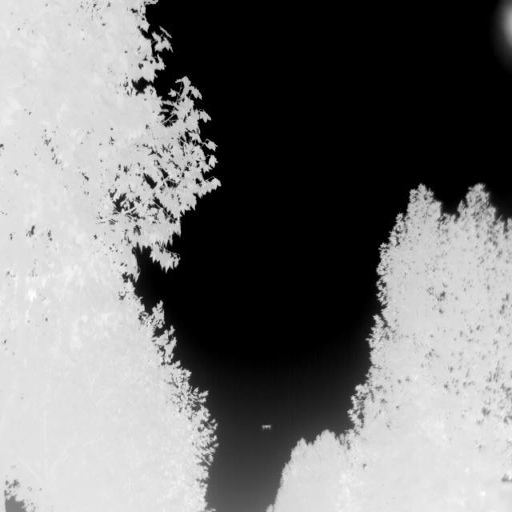
#> input picture sample_img/XDU0.png, 512 x 512 px, found by its file name; its folder holds only this picture in this run
$ python main.py
#> lines starting #> are read from the running program, lines starting #| are printed output that depends on the picture; after the words box and inside, x2 and y2 are one past the last pixel; in counts of white or black regions, pixels touching at a corner belong together; long printed decimals are rounded
### data_loader/loader.py
import os
import cv2

def load_images(folder):
#> called with folder = 'D:/IR_Folder/sample_img'
    files = []

    if not os.path.exists(folder):
        raise ValueError(f"Folder not found: {folder}")

    # SORTED for consistency
    for f in sorted(os.listdir(folder)):

        # skip hidden/system files
        if f.startswith('.'):
            continue

        if f.lower().endswith(('.png', '.jpg', '.bmp')):

            path = os.path.join(folder, f)
            img = cv2.imread(path)
#> img is the input picture: shape (512, 512, 3); min 0, max 255, mean 119.2

            if img is None:
                print(f"[WARNING] Could not read: {f}")
                continue

            files.append((f, img))

    print(f"[INFO] Loaded {len(files)} valid images from {folder}")
#| [INFO] Loaded 1 valid images from D:/IR_Folder/sample_img
    return files

### src/detection.py
import cv2
import numpy as np


# DENSITY
def compute_density(gray):
    kernel = np.ones((5, 5), np.float32)
    density = cv2.filter2D(gray.astype(np.float32), -1, kernel)
    return density


# PEAK DETECTION
def find_density_peaks(density):
    norm = cv2.normalize(density, None, 0, 255, cv2.NORM_MINMAX).astype(np.uint8)

    # adaptive-ish threshold (better than fixed 230)
    thresh_val = np.percentile(norm, 99)  # top 1% values
    _, peaks = cv2.threshold(norm, thresh_val, 255, cv2.THRESH_BINARY)

    return peaks


# REGION GROWING
def region_growing(gray, peaks):
    mask = np.zeros_like(gray, dtype=np.uint8)

    ys, xs = np.where(peaks == 255)

    for (y, x) in zip(ys[:50], xs[:50]):

        seed_val = int(gray[y, x])
        threshold = max(seed_val - 15, 0)

        stack = [(y, x)]
        visited = set()

        while stack:
            cy, cx = stack.pop()

            if (cy, cx) in visited:
                continue
            visited.add((cy, cx))

            if len(visited) > 150:   # slightly larger region
                break

            if cy < 0 or cx < 0 or cy >= gray.shape[0] or cx >= gray.shape[1]:
                continue

            if gray[cy, cx] >= threshold:
                mask[cy, cx] = 255

                stack.extend([
                    (cy+1, cx), (cy-1, cx),
                    (cy, cx+1), (cy, cx-1)
                ])

    return mask


#  MAIN DETECTION PIPELINE
def detect_targets(img):

    # STEP 1: grayscale
    gray = cv2.cvtColor(img, cv2.COLOR_BGR2GRAY)

    # STEP 2: TopHat (IMPORTANT ADD)
    kernel = cv2.getStructuringElement(cv2.MORPH_RECT, (9, 9))
    tophat = cv2.morphologyEx(gray, cv2.MORPH_TOPHAT, kernel)

    norm = cv2.normalize(tophat, None, 0, 255, cv2.NORM_MINMAX).astype(np.uint8)
    _, mask = cv2.threshold(norm, 100, 255, cv2.THRESH_BINARY)

    # STEP 3: density + peaks
    density = compute_density(gray)
    peaks = find_density_peaks(density)

    # STEP 4: region growing
    rg_mask = region_growing(gray, peaks)

    # STEP 5: combine
    final_mask = cv2.bitwise_or(mask, rg_mask)

    return final_mask, mask, peaks, rg_mask

### metrics/metrics.py
import numpy as np

def compute_metrics(pred_mask, gt_mask):
    # Convert to boolean
    pred = pred_mask > 0
    gt = gt_mask > 0

    # Confusion components
    TP = np.sum(pred & gt)
    FP = np.sum(pred & (~gt))
    FN = np.sum((~pred) & gt)

    # Metrics
    PD = TP / (TP + FN + 1e-6)   # Probability of Detection
    FA = FP / (pred.size + 1e-6) # False Alarm Rate (normalized)

    return PD, FA

### src/main.py
import sys
import os

sys.path.append(os.path.abspath(os.path.join(os.path.dirname(__file__), "..")))

import cv2

from detection import detect_targets
from data_loader.loader import load_images
from metrics.metrics import compute_metrics

# PATHS
folder = "D:/IR_Folder/sample_img"
label_folder = r"D:/IRSTD-1k/IRSTD-1k/IRSTD1k_Label"
output_folder = "results/outputs"
results_folder = "results"

# CREATE OUTPUT DIRS
os.makedirs(output_folder, exist_ok=True)
os.makedirs(results_folder, exist_ok=True)

# LOAD IMAGES
files = load_images(folder)
#> files = 1 item
print("Total images:", len(files))
#| Total images: 1

total_PD = []
total_FA = []
results_log = []

for image_name, img in files:
    try:
        print(f"\nProcessing: {image_name}")
#| Processing: XDU0.png

        # DETECTION
        final_mask, mask, peaks, rg_mask = detect_targets(img)
#> in detect_targets, `tophat = cv2.morphologyEx(gray, cv2.MORPH_TOPHAT, kernel)`:
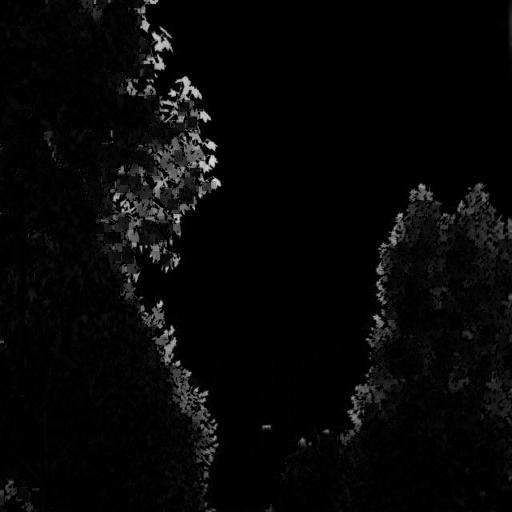
#> tophat: shape (512, 512); min 0, max 226, mean 6.9
#> in detect_targets, `_, mask = cv2.threshold(norm, 100, 255, cv2.THRESH_BINARY)`:
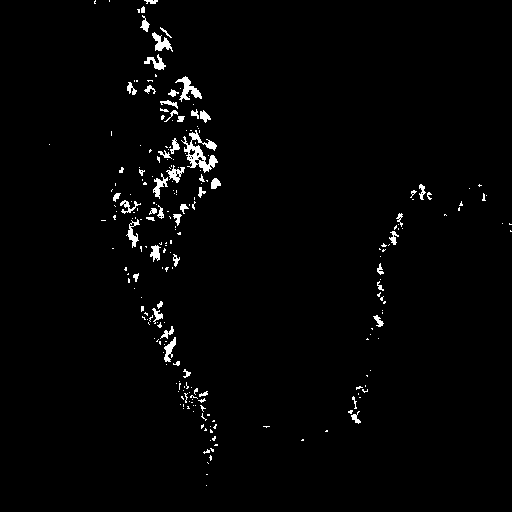
#> mask: shape (512, 512); 1.8% white; 238 white regions (184 under 20 px), largest, box (x1, y1, x2, y2) and area: (181, 130, 218, 173) 591, (175, 76, 202, 102) 256, (152, 32, 173, 52) 189
#> in compute_density, `density = cv2.filter2D(gray.astype(np.float32), -1, kernel)`:
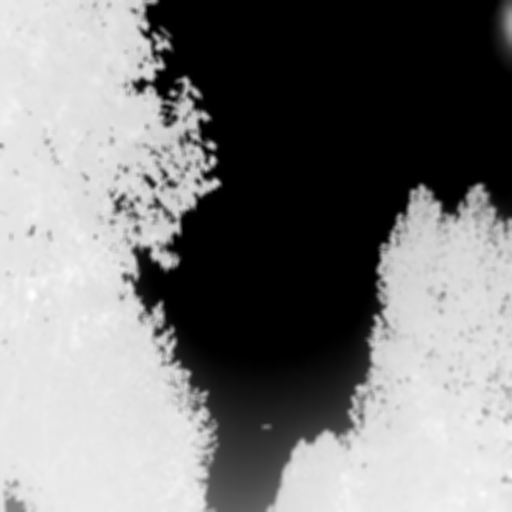
#> density: shape (512, 512) float32; min 0, max 6227, mean 2980.8; drawn with min black and max white
#> in find_density_peaks, `thresh_val = np.percentile(norm, 99)`: thresh_val = 237
#> in find_density_peaks, `_, peaks = cv2.threshold(norm, thresh_val, 255, cv2.THRESH_BINARY)`:
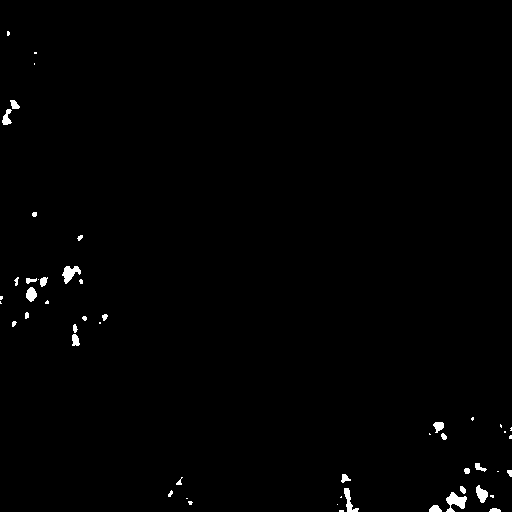
#> peaks: shape (512, 512); 0.74% white; 51 white regions (23 under 20 px), largest, box (x1, y1, x2, y2) and area: (446, 492, 467, 512) 230, (62, 266, 81, 284) 183, (344, 488, 359, 512) 144
#> in region_growing, `ys, xs = np.where(peaks == 255)`: ys = 1944 values from 31 to 511; xs = 1944 values, max 511 at index 966, min 0 at index 621, mean 250.3
#> the loop in region_growing, `for (y, x) in zip(ys[:50], xs[:50]): ` made 50 passes
#> (y, x, seed_val, threshold) on passes 1 to 12: (31, 7, 236, 221), (31, 8, 236, 221), (32, 7, 237, 222), (32, 8, 238, 223), (32, 9, 234, 219), (33, 7, 237, 222), (33, 8, 238, 223), (33, 9, 235, 220), (34, 7, 236, 221), (34, 8, 238, 223), (34, 9, 236, 221), (35, 7, 235, 220)
#> after the loop in region_growing, `for (y, x) in zip(ys[:50], xs[:50]):`:
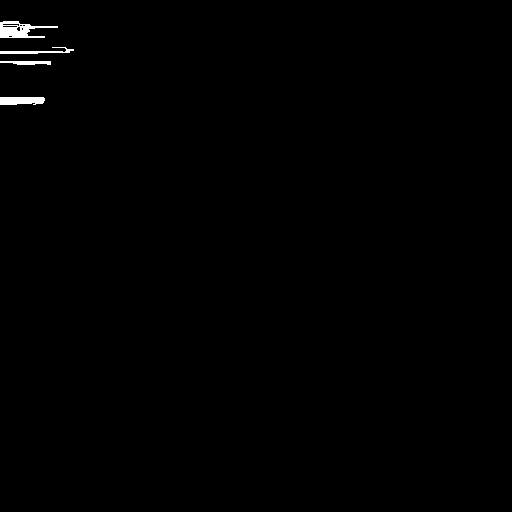
#> mask: shape (512, 512); 0.46% white; 4 white regions, box (x1, y1, x2, y2) and area: (0, 21, 58, 38) 507, (0, 97, 45, 105) 327, (0, 47, 74, 54) 208, (0, 61, 51, 65) 162
#> in detect_targets, `final_mask = cv2.bitwise_or(mask, rg_mask)`: final_mask: shape (512, 512); 2.3% white; 242 white regions (184 under 20 px), largest, box (x1, y1, x2, y2) and area: (181, 130, 218, 173) 591, (0, 21, 58, 38) 507, (0, 97, 45, 105) 327

        # LOAD GT
        label_path = os.path.join(label_folder, image_name)
        gt = cv2.imread(label_path, 0)

        if gt is None:
            print(f"[WARNING] GT not found for {image_name}")
            continue

        # BINARIZE GT
        _, gt = cv2.threshold(gt, 127, 255, cv2.THRESH_BINARY)
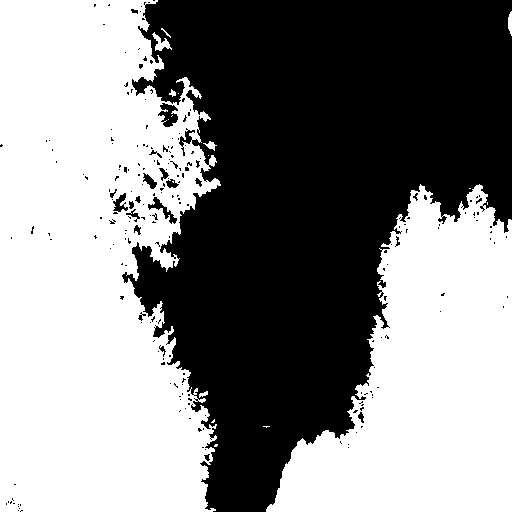
#> gt: shape (512, 512); 53% white; 221 black regions (201 under 20 px), largest, box (x1, y1, x2, y2) and area: (122, 0, 512, 512) 120981, (158, 103, 178, 127) 282, (148, 197, 177, 224) 208

        # METRICS
        PD, FA = compute_metrics(final_mask, gt)
#> in compute_metrics, `gt = gt_mask > 0`: gt: shape (512, 512) bool; 53% white; 221 black regions (201 under 20 px)
#> in compute_metrics, `TP = np.sum(pred & gt)`: TP = 5663
#> in compute_metrics, `FP = np.sum(pred & (~gt))`: FP = 270
#> in compute_metrics, `FN = np.sum((~pred) & gt)`: FN = 133350
#> in compute_metrics, `PD = TP / (TP + FN + 1e-6)`: PD = 0.0407
#> in compute_metrics, `FA = FP / (pred.size + 1e-6)`: FA = 0.00103
#> PD = 0.0407; FA = 0.00103
        total_PD.append(PD)
        total_FA.append(FA)
        results_log.append((image_name, PD, FA))

        print(f"PD: {PD:.4f} | FA: {FA:.6f}")
#| PD: 0.0407 | FA: 0.00103

        # DRAW BOUNDING BOXES
        contours, _ = cv2.findContours(final_mask, cv2.RETR_EXTERNAL, cv2.CHAIN_APPROX_SIMPLE)
#> contours = 242 contours, 200 with area under 20; largest, box (x1, y1, x2, y2) and area: (181, 130, 218, 173) 520, (0, 21, 58, 38) 470, (0, 97, 45, 105) 275, (175, 76, 202, 102) 202, (152, 32, 173, 52) 150
        output = img.copy()

        for cnt in contours:
            area = cv2.contourArea(cnt)
            if 5 < area < 100:
                x, y, w, h = cv2.boundingRect(cnt)
                cv2.rectangle(output, (x, y), (x+w, y+h), (0,255,0), 1)
#> this loop made 242 passes
#> (area, x, y, w, h) on passes 21, 71, 78, 83, 100, 102, 111, 118, 137, 138, 142, 145: (37, 351, 411, 10, 13), (43, 160, 326, 14, 13), (42.5, 373, 315, 11, 12), (49.5, 152, 308, 11, 16), (24.5, 377, 263, 7, 12), (32.5, 173, 254, 7, 13), (86, 150, 245, 11, 17), (43, 389, 231, 10, 14), (38, 173, 214, 9, 12), (25, 396, 213, 7, 14), (24.5, 149, 208, 8, 7), (34, 157, 205, 7, 14)
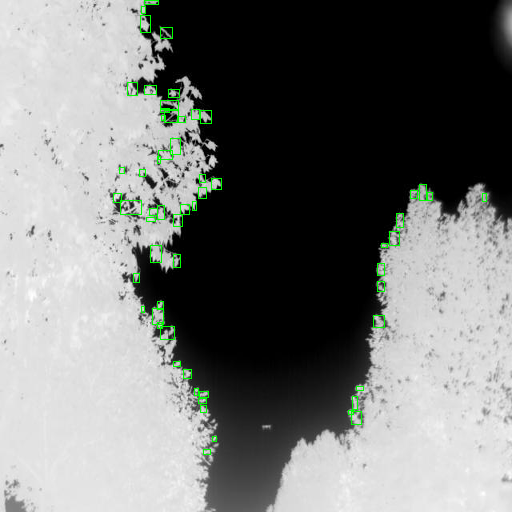
#> output: shape (512, 512, 3); 0.79% of pixels changed, all inside (x1, y1, x2, y2) = (113, 0, 487, 455)

        # SAVE OUTPUT IMAGE
        save_path = os.path.join(output_folder, image_name)
        cv2.imwrite(save_path, output)

        # OPTIONAL DISPLAY (safe)
        if os.environ.get("DISPLAY"):
            cv2.imshow("Detected", output)
            cv2.imshow("Final Mask", final_mask)
            if cv2.waitKey(1) == ord('q'):
                break

    except Exception as e:
        print(f"[ERROR] {image_name}: {e}")
        continue


# ===== FINAL RESULTS =====
if total_PD and total_FA:
    avg_PD = sum(total_PD) / len(total_PD)
#> avg_PD = 0.0407
    avg_FA = sum(total_FA) / len(total_FA)
#> avg_FA = 0.00103

    print("\n" + "="*50)
    print("FINAL RESULTS")
    print(f"Average PD: {avg_PD:.4f}")
#| Average PD: 0.0407
    print(f"Average FA: {avg_FA:.6f}")
#| Average FA: 0.00103
    print("="*50)

    # SAVE FINAL METRICS
    with open(os.path.join(results_folder, "final_metrics.txt"), "w") as f:
        f.write("FINAL RESULTS\n")
        f.write(f"Average PD: {avg_PD:.4f}\n")
        f.write(f"Average FA: {avg_FA:.6f}\n")

    # SAVE PER-IMAGE METRICS (TXT)
    with open(os.path.join(results_folder, "per_image_metrics.txt"), "w") as f:
        for name, pd, fa in results_log:
            f.write(f"{name} -> PD: {pd:.4f}, FA: {fa:.6f}\n")
#> this loop made 1 pass
#> (name, pd, fa) on pass 1: ('XDU0.png', 0.0407, 0.00103)

    # SAVE CSV (WITHOUT pandas)
    with open(os.path.join(results_folder, "metrics.csv"), "w") as f:
        f.write("Image,PD,FA\n")
        for name, pd, fa in results_log:
            f.write(f"{name},{pd:.4f},{fa:.6f}\n")


# CLEANUP
cv2.destroyAllWindows()

$ run again, on sample_img/XDU1000.png
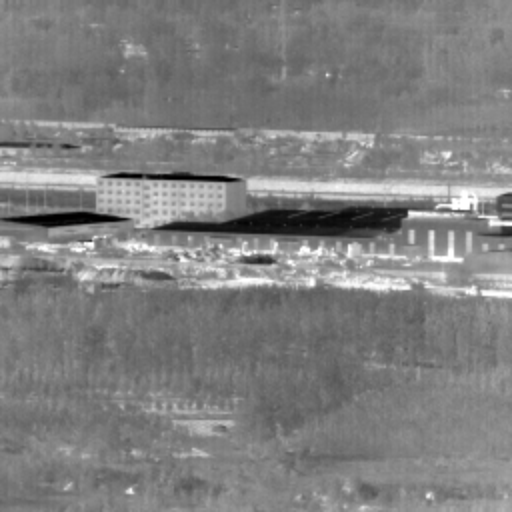
#> input picture sample_img/XDU1000.png, 512 x 512 px, found by its file name
#> in load_images, img is the input picture: shape (512, 512, 3); mean B, G, R 127.5, 127.5, 127.5
#| [INFO] Loaded 1 valid images from D:/IR_Folder/sample_img
#> files = 1 item
#| Total images: 1
#| Processing: XDU1000.png
#> in detect_targets, `_, mask = cv2.threshold(norm, 100, 255, cv2.THRESH_BINARY)`:
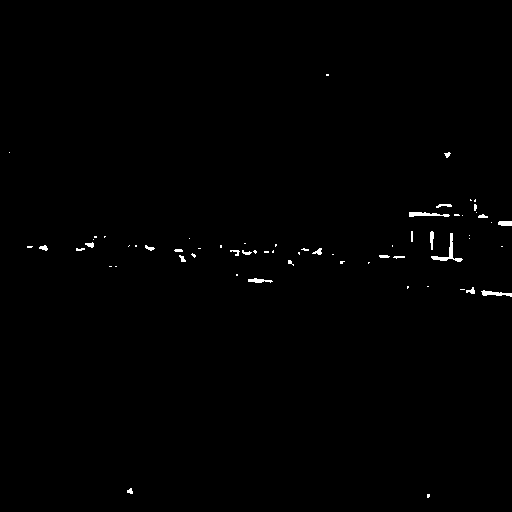
#> mask: shape (512, 512); 0.51% white; 64 white regions (41 under 20 px), largest, box (x1, y1, x2, y2) and area: (431, 233, 463, 262) 182, (409, 212, 450, 217) 129, (481, 290, 512, 297) 110
#> thresh_val = 219
#> peaks: shape (512, 512); 0.96% white; 37 white regions (15 under 20 px), largest, box (x1, y1, x2, y2) and area: (451, 189, 500, 208) 476, (321, 184, 382, 191) 266, (363, 279, 408, 289) 242
#> ys = 2523 values from 153 to 296; xs = 2523 values, max 511 at index 1277, min 0 at index 12, mean 347.3
#> the loop in region_growing, `for (y, x) in zip(ys[:50], xs[:50]): ` made 50 passes
#> (y, x, seed_val, threshold) on passes 1 to 8: (153, 447, 232, 217), (153, 448, 245, 230), (154, 445, 228, 213), (154, 446, 233, 218), (154, 447, 241, 226), (154, 448, 250, 235), (155, 445, 225, 210), (155, 446, 237, 222)
#> final_mask: shape (512, 512); 0.69% white; 65 white regions (41 under 20 px), largest, box (x1, y1, x2, y2) and area: (0, 172, 96, 180) 462, (431, 233, 463, 262) 182, (409, 212, 450, 217) 129
#> TP = 1809
#> FP = 0
#> FN = 104909
#> in compute_metrics, `PD = TP / (TP + FN + 1e-6)`: PD = 0.017
#> in compute_metrics, `FA = FP / (pred.size + 1e-6)`: FA = 0
#> `PD, FA = compute_metrics(final_mask, gt)`: PD = 0.017; FA = 0
#| PD: 0.0170 | FA: 0
#> contours = 65 contours, 51 with area under 20; largest, box (x1, y1, x2, y2) and area: (0, 172, 96, 180) 362, (431, 233, 463, 262) 126, (409, 212, 450, 217) 86, (481, 290, 512, 297) 76, (248, 278, 273, 283) 49
#> the loop `for cnt in contours:` made 65 passes
#> (area, x, y, w, h) on passes 3, 5, 8, 27, 35, 38, 41, 49: (76.5, 481, 290, 31, 7), (23, 466, 287, 9, 7), (49, 248, 278, 25, 5), (25.5, 312, 248, 10, 7), (20, 145, 245, 10, 6), (23.5, 39, 245, 9, 6), (23, 85, 242, 9, 6), (36, 430, 231, 4, 19)
#> after the loop `for cnt in contours:`:
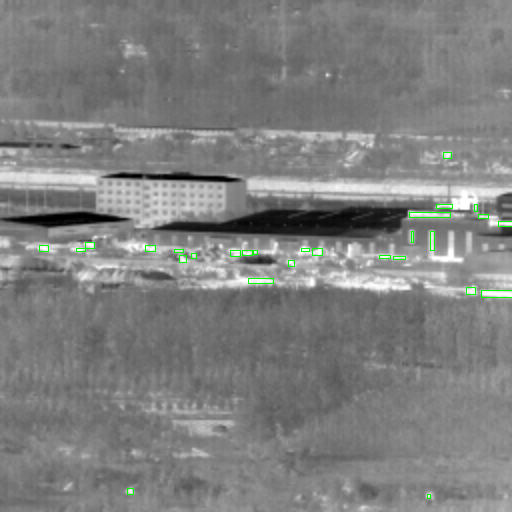
#> output: shape (512, 512, 3); 0.35% of pixels changed, all inside (x1, y1, x2, y2) = (39, 152, 512, 499)
#> avg_PD = 0.017
#> avg_FA = 0
#| Average PD: 0.0170
#| Average FA: 0
#> the loop `for name, pd, fa in results_log:` made 1 pass
#> (name, pd, fa) on pass 1: ('XDU1000.png', 0.017, 0)

$ run again, on sample_img/XDU101.png
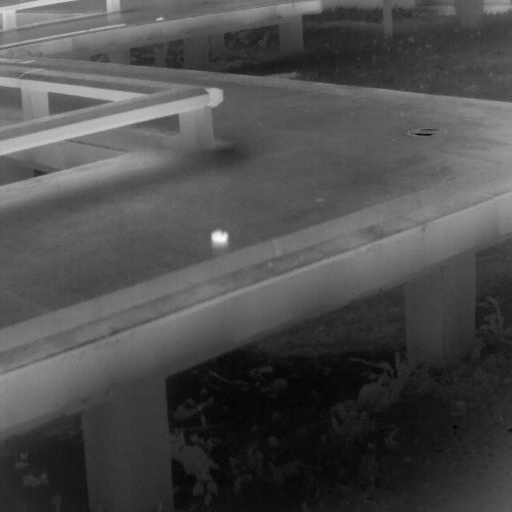
#> input picture sample_img/XDU101.png, 512 x 512 px, found by its file name
#> in load_images, img is the input picture: shape (512, 512, 3); min 0, max 251, mean 76.5
#| [INFO] Loaded 1 valid images from D:/IR_Folder/sample_img
#> files = 1 item
#| Total images: 1
#| Processing: XDU101.png
#> in detect_targets, `_, mask = cv2.threshold(norm, 100, 255, cv2.THRESH_BINARY)`:
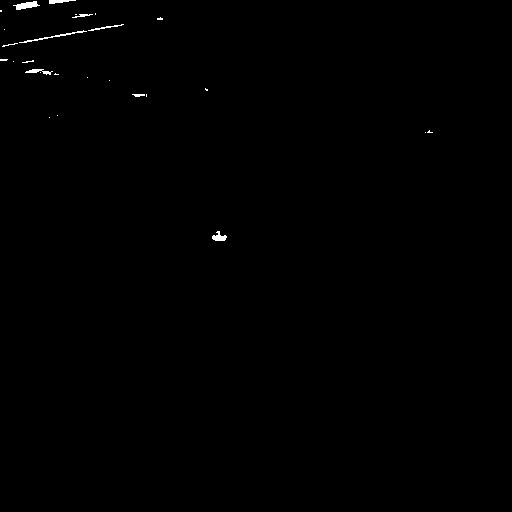
#> mask: shape (512, 512); 0.27% white; 27 white regions (18 under 20 px), largest, box (x1, y1, x2, y2) and area: (13, 1, 40, 10) 131, (19, 30, 87, 43) 116, (212, 231, 227, 241) 87
#> thresh_val = 181
#> peaks: shape (512, 512); 0.93% white; 10 white regions (4 under 20 px), largest, box (x1, y1, x2, y2) and area: (0, 108, 176, 153) 1573, (0, 0, 64, 26) 424, (74, 89, 130, 99) 194, (212, 232, 227, 244) 145, (108, 0, 118, 9) 58, (0, 79, 9, 83) 28
#> ys = 2440 values from 0 to 243; xs = 2440 values, max 226 at index 2336, min 0 at index 262, mean 79.72
#> the loop in region_growing, `for (y, x) in zip(ys[:50], xs[:50]): ` made 50 passes
#> (y, x, seed_val, threshold) on passes 1 to 8: (0, 32, 135, 120), (0, 33, 141, 126), (0, 34, 145, 130), (0, 35, 148, 133), (0, 36, 158, 143), (0, 37, 171, 156), (0, 38, 184, 169), (0, 39, 193, 178)
#> final_mask: shape (512, 512); 0.41% white; 26 white regions (17 under 20 px), largest, box (x1, y1, x2, y2) and area: (0, 0, 76, 12) 459, (19, 30, 87, 43) 116, (107, 0, 119, 12) 98
#> TP = 1014
#> FP = 49
#> FN = 22917
#> in compute_metrics, `PD = TP / (TP + FN + 1e-6)`: PD = 0.0424
#> in compute_metrics, `FA = FP / (pred.size + 1e-6)`: FA = 0.000187
#> `PD, FA = compute_metrics(final_mask, gt)`: PD = 0.0424; FA = 0.000187
#| PD: 0.0424 | FA: 0.000187
#> contours = 26 contours, 20 with area under 20; largest, box (x1, y1, x2, y2) and area: (0, 0, 76, 12) 412, (107, 0, 119, 12) 77, (212, 231, 227, 241) 66, (19, 30, 87, 43) 48, (25, 69, 53, 75) 46, (88, 24, 124, 31) 22
#> the loop `for cnt in contours:` made 26 passes
#> (area, x, y, w, h) on passes 1, 13, 18, 20, 25: (66, 212, 231, 15, 10), (46.5, 25, 69, 28, 6), (48, 19, 30, 68, 13), (22, 88, 24, 36, 7), (77, 107, 0, 12, 12)
#> after the loop `for cnt in contours:`:
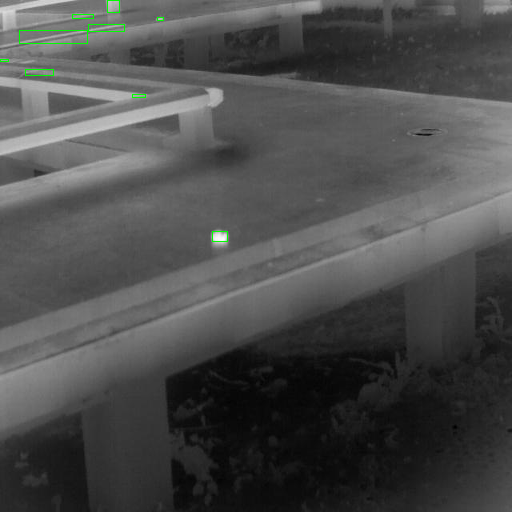
#> output: shape (512, 512, 3); 0.2% of pixels changed, all inside (x1, y1, x2, y2) = (0, 0, 228, 242)
#> avg_PD = 0.0424
#> avg_FA = 0.000187
#| Average PD: 0.0424
#| Average FA: 0.000187
#> the loop `for name, pd, fa in results_log:` made 1 pass
#> (name, pd, fa) on pass 1: ('XDU101.png', 0.0424, 0.000187)
